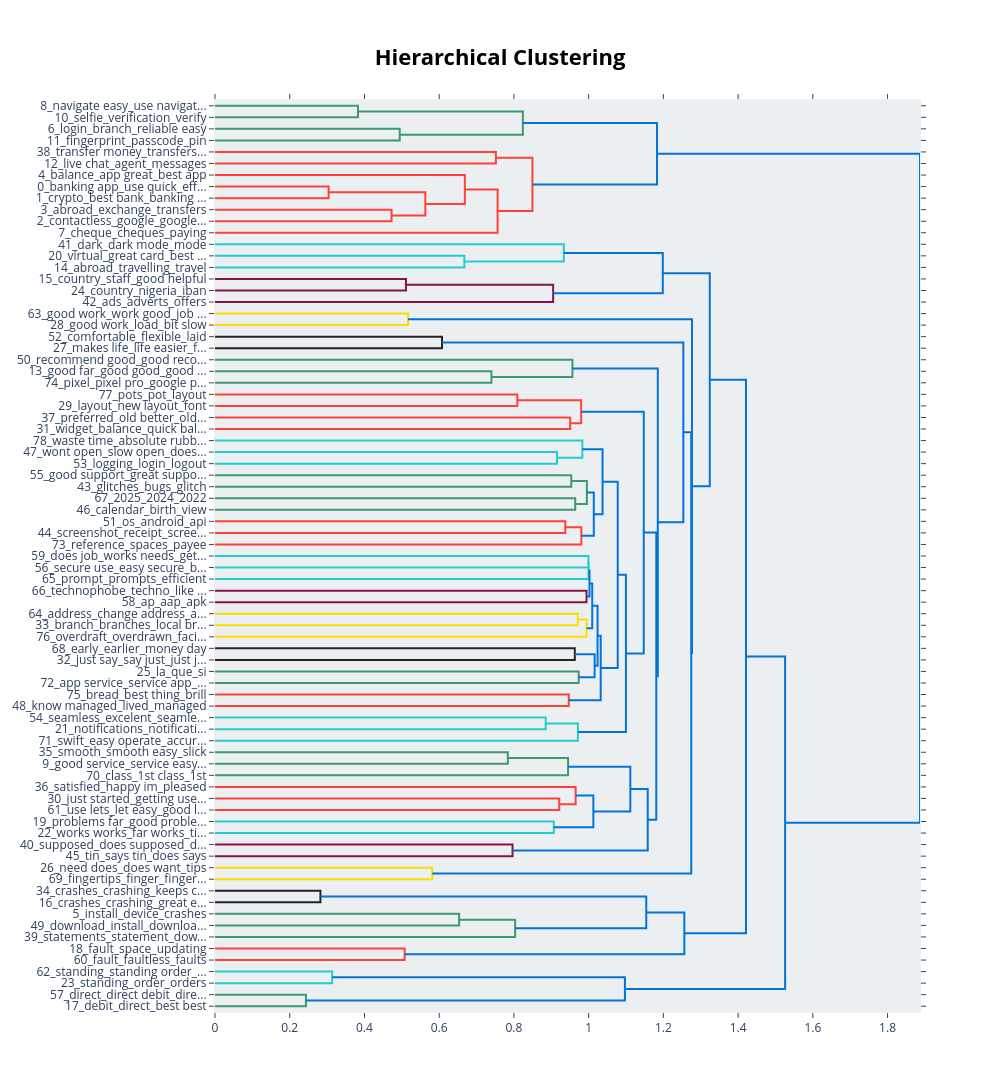

The notebook cell this image was saved under:
### Code cell
# Visualize topics as a hierarchical tree
fig = seed_try.visualize_hierarchy()
fig.show()

### Figure 1 — Plotly figure (JSON) as saved in the notebook; plotly's stock layout.template omitted (floating-point values rounded to 4 significant figures)
{"data": [{"hoverinfo": "text", "marker": {"color": "rgb(61,153,112)"}, "mode": "lines", "type": "scatter", "x": [0.0, 0.3827, 0.3827, 0.0], "xaxis": "x", "y": [-5.0, -5.0, -15.0, -15.0], "yaxis": "y"}, {"hoverinfo": "text", "marker": {"color": "rgb(61,153,112)"}, "mode": "lines", "type": "scatter", "x": [0.0, 0.4943, 0.4943, 0.0], "xaxis": "x", "y": [-25.0, -25.0, -35.0, -35.0], "yaxis": "y"}, {"hoverinfo": "text", "marker": {"color": "rgb(61,153,112)"}, "mode": "lines", "type": "scatter", "x": [0.3827, 0.8239, 0.8239, 0.4943], "xaxis": "x", "y": [-10.0, -10.0, -30.0, -30.0], "yaxis": "y"}, {"hoverinfo": "text", "marker": {"color": "rgb(255,65,54)"}, "mode": "lines", "type": "scatter", "x": [0.0, 0.7517, 0.7517, 0.0], "xaxis": "x", "y": [-45.0, -45.0, -55.0, -55.0], "yaxis": "y"}, {"hoverinfo": "text", "marker": {"color": "rgb(255,65,54)"}, "mode": "lines", "type": "scatter", "x": [0.0, 0.3041, 0.3041, 0.0], "xaxis": "x", "y": [-75.0, -75.0, -85.0, -85.0], "yaxis": "y"}, {"hoverinfo": "text", "marker": {"color": "rgb(255,65,54)"}, "mode": "lines", "type": "scatter", "x": [0.0, 0.4725, 0.4725, 0.0], "xaxis": "x", "y": [-95.0, -95.0, -105.0, -105.0], "yaxis": "y"}, {"hoverinfo": "text", "marker": {"color": "rgb(255,65,54)"}, "mode": "lines", "type": "scatter", "x": [0.3041, 0.5629, 0.5629, 0.4725], "xaxis": "x", "y": [-80.0, -80.0, -100.0, -100.0], "yaxis": "y"}, {"hoverinfo": "text", "marker": {"color": "rgb(255,65,54)"}, "mode": "lines", "type": "scatter", "x": [0.0, 0.6687, 0.6687, 0.5629], "xaxis": "x", "y": [-65.0, -65.0, -90.0, -90.0], "yaxis": "y"}, {"hoverinfo": "text", "marker": {"color": "rgb(255,65,54)"}, "mode": "lines", "type": "scatter", "x": [0.6687, 0.7563, 0.7563, 0.0], "xaxis": "x", "y": [-77.5, -77.5, -115.0, -115.0], "yaxis": "y"}, {"hoverinfo": "text", "marker": {"color": "rgb(255,65,54)"}, "mode": "lines", "type": "scatter", "x": [0.7517, 0.8496, 0.8496, 0.7563], "xaxis": "x", "y": [-50.0, -50.0, -96.25, -96.25], "yaxis": "y"}, {"hoverinfo": "text", "marker": {"color": "rgb(0,116,217)"}, "mode": "lines", "type": "scatter", "x": [0.8239, 1.183, 1.183, 0.8496], "xaxis": "x", "y": [-20.0, -20.0, -73.12, -73.12], "yaxis": "y"}, {"hoverinfo": "text", "marker": {"color": "rgb(35,205,205)"}, "mode": "lines", "type": "scatter", "x": [0.0, 0.6673, 0.6673, 0.0], "xaxis": "x", "y": [-135.0, -135.0, -145.0, -145.0], "yaxis": "y"}, {"hoverinfo": "text", "marker": {"color": "rgb(35,205,205)"}, "mode": "lines", "type": "scatter", "x": [0.0, 0.9336, 0.9336, 0.6673], "xaxis": "x", "y": [-125.0, -125.0, -140.0, -140.0], "yaxis": "y"}, {"hoverinfo": "text", "marker": {"color": "rgb(133,20,75)"}, "mode": "lines", "type": "scatter", "x": [0.0, 0.5111, 0.5111, 0.0], "xaxis": "x", "y": [-155.0, -155.0, -165.0, -165.0], "yaxis": "y"}, {"hoverinfo": "text", "marker": {"color": "rgb(133,20,75)"}, "mode": "lines", "type": "scatter", "x": [0.5111, 0.905, 0.905, 0.0], "xaxis": "x", "y": [-160.0, -160.0, -175.0, -175.0], "yaxis": "y"}, {"hoverinfo": "text", "marker": {"color": "rgb(0,116,217)"}, "mode": "lines", "type": "scatter", "x": [0.9336, 1.198, 1.198, 0.905], "xaxis": "x", "y": [-132.5, -132.5, -167.5, -167.5], "yaxis": "y"}, {"hoverinfo": "text", "marker": {"color": "rgb(255,220,0)"}, "mode": "lines", "type": "scatter", "x": [0.0, 0.5166, 0.5166, 0.0], "xaxis": "x", "y": [-185.0, -185.0, -195.0, -195.0], "yaxis": "y"}, {"hoverinfo": "text", "marker": {"color": "rgb(40,35,35)"}, "mode": "lines", "type": "scatter", "x": [0.0, 0.6076, 0.6076, 0.0], "xaxis": "x", "y": [-205.0, -205.0, -215.0, -215.0], "yaxis": "y"}, {"hoverinfo": "text", "marker": {"color": "rgb(61,153,112)"}, "mode": "lines", "type": "scatter", "x": [0.0, 0.7398, 0.7398, 0.0], "xaxis": "x", "y": [-235.0, -235.0, -245.0, -245.0], "yaxis": "y"}, {"hoverinfo": "text", "marker": {"color": "rgb(61,153,112)"}, "mode": "lines", "type": "scatter", "x": [0.0, 0.9566, 0.9566, 0.7398], "xaxis": "x", "y": [-225.0, -225.0, -240.0, -240.0], "yaxis": "y"}, {"hoverinfo": "text", "marker": {"color": "rgb(255,65,54)"}, "mode": "lines", "type": "scatter", "x": [0.0, 0.809, 0.809, 0.0], "xaxis": "x", "y": [-255.0, -255.0, -265.0, -265.0], "yaxis": "y"}, {"hoverinfo": "text", "marker": {"color": "rgb(255,65,54)"}, "mode": "lines", "type": "scatter", "x": [0.0, 0.9506, 0.9506, 0.0], "xaxis": "x", "y": [-275.0, -275.0, -285.0, -285.0], "yaxis": "y"}, {"hoverinfo": "text", "marker": {"color": "rgb(255,65,54)"}, "mode": "lines", "type": "scatter", "x": [0.809, 0.98, 0.98, 0.9506], "xaxis": "x", "y": [-260.0, -260.0, -280.0, -280.0], "yaxis": "y"}, {"hoverinfo": "text", "marker": {"color": "rgb(35,205,205)"}, "mode": "lines", "type": "scatter", "x": [0.0, 0.9153, 0.9153, 0.0], "xaxis": "x", "y": [-305.0, -305.0, -315.0, -315.0], "yaxis": "y"}, {"hoverinfo": "text", "marker": {"color": "rgb(35,205,205)"}, "mode": "lines", "type": "scatter", "x": [0.0, 0.9832, 0.9832, 0.9153], "xaxis": "x", "y": [-295.0, -295.0, -310.0, -310.0], "yaxis": "y"}, {"hoverinfo": "text", "marker": {"color": "rgb(61,153,112)"}, "mode": "lines", "type": "scatter", "x": [0.0, 0.9534, 0.9534, 0.0], "xaxis": "x", "y": [-325.0, -325.0, -335.0, -335.0], "yaxis": "y"}, {"hoverinfo": "text", "marker": {"color": "rgb(61,153,112)"}, "mode": "lines", "type": "scatter", "x": [0.0, 0.9641, 0.9641, 0.0], "xaxis": "x", "y": [-345.0, -345.0, -355.0, -355.0], "yaxis": "y"}, {"hoverinfo": "text", "marker": {"color": "rgb(61,153,112)"}, "mode": "lines", "type": "scatter", "x": [0.9534, 0.9953, 0.9953, 0.9641], "xaxis": "x", "y": [-330.0, -330.0, -350.0, -350.0], "yaxis": "y"}, {"hoverinfo": "text", "marker": {"color": "rgb(255,65,54)"}, "mode": "lines", "type": "scatter", "x": [0.0, 0.9376, 0.9376, 0.0], "xaxis": "x", "y": [-365.0, -365.0, -375.0, -375.0], "yaxis": "y"}, {"hoverinfo": "text", "marker": {"color": "rgb(255,65,54)"}, "mode": "lines", "type": "scatter", "x": [0.9376, 0.9805, 0.9805, 0.0], "xaxis": "x", "y": [-370.0, -370.0, -385.0, -385.0], "yaxis": "y"}, {"hoverinfo": "text", "marker": {"color": "rgb(0,116,217)"}, "mode": "lines", "type": "scatter", "x": [0.9953, 1.014, 1.014, 0.9805], "xaxis": "x", "y": [-340.0, -340.0, -377.5, -377.5], "yaxis": "y"}, {"hoverinfo": "text", "marker": {"color": "rgb(0,116,217)"}, "mode": "lines", "type": "scatter", "x": [0.9832, 1.037, 1.037, 1.014], "xaxis": "x", "y": [-302.5, -302.5, -358.8, -358.8], "yaxis": "y"}, {"hoverinfo": "text", "marker": {"color": "rgb(35,205,205)"}, "mode": "lines", "type": "scatter", "x": [0.0, 0.9995, 0.9995, 0.0], "xaxis": "x", "y": [-395.0, -395.0, -405.0, -405.0], "yaxis": "y"}, {"hoverinfo": "text", "marker": {"color": "rgb(35,205,205)"}, "mode": "lines", "type": "scatter", "x": [0.9995, 0.9998, 0.9998, 0.0], "xaxis": "x", "y": [-400.0, -400.0, -415.0, -415.0], "yaxis": "y"}, {"hoverinfo": "text", "marker": {"color": "rgb(133,20,75)"}, "mode": "lines", "type": "scatter", "x": [0.0, 0.9943, 0.9943, 0.0], "xaxis": "x", "y": [-425.0, -425.0, -435.0, -435.0], "yaxis": "y"}, {"hoverinfo": "text", "marker": {"color": "rgb(0,116,217)"}, "mode": "lines", "type": "scatter", "x": [0.9998, 1.002, 1.002, 0.9943], "xaxis": "x", "y": [-407.5, -407.5, -430.0, -430.0], "yaxis": "y"}, {"hoverinfo": "text", "marker": {"color": "rgb(255,220,0)"}, "mode": "lines", "type": "scatter", "x": [0.0, 0.971, 0.971, 0.0], "xaxis": "x", "y": [-445.0, -445.0, -455.0, -455.0], "yaxis": "y"}, {"hoverinfo": "text", "marker": {"color": "rgb(255,220,0)"}, "mode": "lines", "type": "scatter", "x": [0.971, 0.9945, 0.9945, 0.0], "xaxis": "x", "y": [-450.0, -450.0, -465.0, -465.0], "yaxis": "y"}, {"hoverinfo": "text", "marker": {"color": "rgb(0,116,217)"}, "mode": "lines", "type": "scatter", "x": [1.002, 1.01, 1.01, 0.9945], "xaxis": "x", "y": [-418.8, -418.8, -457.5, -457.5], "yaxis": "y"}, {"hoverinfo": "text", "marker": {"color": "rgb(40,35,35)"}, "mode": "lines", "type": "scatter", "x": [0.0, 0.963, 0.963, 0.0], "xaxis": "x", "y": [-475.0, -475.0, -485.0, -485.0], "yaxis": "y"}, {"hoverinfo": "text", "marker": {"color": "rgb(61,153,112)"}, "mode": "lines", "type": "scatter", "x": [0.0, 0.9734, 0.9734, 0.0], "xaxis": "x", "y": [-495.0, -495.0, -505.0, -505.0], "yaxis": "y"}, {"hoverinfo": "text", "marker": {"color": "rgb(0,116,217)"}, "mode": "lines", "type": "scatter", "x": [0.963, 1.016, 1.016, 0.9734], "xaxis": "x", "y": [-480.0, -480.0, -500.0, -500.0], "yaxis": "y"}, {"hoverinfo": "text", "marker": {"color": "rgb(0,116,217)"}, "mode": "lines", "type": "scatter", "x": [1.01, 1.024, 1.024, 1.016], "xaxis": "x", "y": [-438.1, -438.1, -490.0, -490.0], "yaxis": "y"}, {"hoverinfo": "text", "marker": {"color": "rgb(255,65,54)"}, "mode": "lines", "type": "scatter", "x": [0.0, 0.9468, 0.9468, 0.0], "xaxis": "x", "y": [-515.0, -515.0, -525.0, -525.0], "yaxis": "y"}, {"hoverinfo": "text", "marker": {"color": "rgb(0,116,217)"}, "mode": "lines", "type": "scatter", "x": [1.024, 1.032, 1.032, 0.9468], "xaxis": "x", "y": [-464.1, -464.1, -520.0, -520.0], "yaxis": "y"}, {"hoverinfo": "text", "marker": {"color": "rgb(0,116,217)"}, "mode": "lines", "type": "scatter", "x": [1.037, 1.078, 1.078, 1.032], "xaxis": "x", "y": [-330.6, -330.6, -492.0, -492.0], "yaxis": "y"}, {"hoverinfo": "text", "marker": {"color": "rgb(35,205,205)"}, "mode": "lines", "type": "scatter", "x": [0.0, 0.8852, 0.8852, 0.0], "xaxis": "x", "y": [-535.0, -535.0, -545.0, -545.0], "yaxis": "y"}, {"hoverinfo": "text", "marker": {"color": "rgb(35,205,205)"}, "mode": "lines", "type": "scatter", "x": [0.8852, 0.9712, 0.9712, 0.0], "xaxis": "x", "y": [-540.0, -540.0, -555.0, -555.0], "yaxis": "y"}, {"hoverinfo": "text", "marker": {"color": "rgb(0,116,217)"}, "mode": "lines", "type": "scatter", "x": [1.078, 1.1, 1.1, 0.9712], "xaxis": "x", "y": [-411.3, -411.3, -547.5, -547.5], "yaxis": "y"}, {"hoverinfo": "text", "marker": {"color": "rgb(0,116,217)"}, "mode": "lines", "type": "scatter", "x": [0.98, 1.148, 1.148, 1.1], "xaxis": "x", "y": [-270.0, -270.0, -479.4, -479.4], "yaxis": "y"}, {"hoverinfo": "text", "marker": {"color": "rgb(61,153,112)"}, "mode": "lines", "type": "scatter", "x": [0.0, 0.7836, 0.7836, 0.0], "xaxis": "x", "y": [-565.0, -565.0, -575.0, -575.0], "yaxis": "y"}, {"hoverinfo": "text", "marker": {"color": "rgb(61,153,112)"}, "mode": "lines", "type": "scatter", "x": [0.7836, 0.945, 0.945, 0.0], "xaxis": "x", "y": [-570.0, -570.0, -585.0, -585.0], "yaxis": "y"}, {"hoverinfo": "text", "marker": {"color": "rgb(255,65,54)"}, "mode": "lines", "type": "scatter", "x": [0.0, 0.9213, 0.9213, 0.0], "xaxis": "x", "y": [-605.0, -605.0, -615.0, -615.0], "yaxis": "y"}, {"hoverinfo": "text", "marker": {"color": "rgb(255,65,54)"}, "mode": "lines", "type": "scatter", "x": [0.0, 0.9652, 0.9652, 0.9213], "xaxis": "x", "y": [-595.0, -595.0, -610.0, -610.0], "yaxis": "y"}, {"hoverinfo": "text", "marker": {"color": "rgb(35,205,205)"}, "mode": "lines", "type": "scatter", "x": [0.0, 0.9067, 0.9067, 0.0], "xaxis": "x", "y": [-625.0, -625.0, -635.0, -635.0], "yaxis": "y"}, {"hoverinfo": "text", "marker": {"color": "rgb(0,116,217)"}, "mode": "lines", "type": "scatter", "x": [0.9652, 1.013, 1.013, 0.9067], "xaxis": "x", "y": [-602.5, -602.5, -630.0, -630.0], "yaxis": "y"}, {"hoverinfo": "text", "marker": {"color": "rgb(0,116,217)"}, "mode": "lines", "type": "scatter", "x": [0.945, 1.112, 1.112, 1.013], "xaxis": "x", "y": [-577.5, -577.5, -616.2, -616.2], "yaxis": "y"}, {"hoverinfo": "text", "marker": {"color": "rgb(133,20,75)"}, "mode": "lines", "type": "scatter", "x": [0.0, 0.7964, 0.7964, 0.0], "xaxis": "x", "y": [-645.0, -645.0, -655.0, -655.0], "yaxis": "y"}, {"hoverinfo": "text", "marker": {"color": "rgb(0,116,217)"}, "mode": "lines", "type": "scatter", "x": [1.112, 1.158, 1.158, 0.7964], "xaxis": "x", "y": [-596.9, -596.9, -650.0, -650.0], "yaxis": "y"}, {"hoverinfo": "text", "marker": {"color": "rgb(0,116,217)"}, "mode": "lines", "type": "scatter", "x": [1.148, 1.181, 1.181, 1.158], "xaxis": "x", "y": [-374.7, -374.7, -623.4, -623.4], "yaxis": "y"}, {"hoverinfo": "text", "marker": {"color": "rgb(0,116,217)"}, "mode": "lines", "type": "scatter", "x": [0.9566, 1.185, 1.185, 1.181], "xaxis": "x", "y": [-232.5, -232.5, -499.1, -499.1], "yaxis": "y"}, {"hoverinfo": "text", "marker": {"color": "rgb(0,116,217)"}, "mode": "lines", "type": "scatter", "x": [0.6076, 1.253, 1.253, 1.185], "xaxis": "x", "y": [-210.0, -210.0, -365.8, -365.8], "yaxis": "y"}, {"hoverinfo": "text", "marker": {"color": "rgb(255,220,0)"}, "mode": "lines", "type": "scatter", "x": [0.0, 0.5815, 0.5815, 0.0], "xaxis": "x", "y": [-665.0, -665.0, -675.0, -675.0], "yaxis": "y"}, {"hoverinfo": "text", "marker": {"color": "rgb(0,116,217)"}, "mode": "lines", "type": "scatter", "x": [1.253, 1.275, 1.275, 0.5815], "xaxis": "x", "y": [-287.9, -287.9, -670.0, -670.0], "yaxis": "y"}, {"hoverinfo": "text", "marker": {"color": "rgb(0,116,217)"}, "mode": "lines", "type": "scatter", "x": [0.5166, 1.277, 1.277, 1.275], "xaxis": "x", "y": [-190.0, -190.0, -478.9, -478.9], "yaxis": "y"}, {"hoverinfo": "text", "marker": {"color": "rgb(0,116,217)"}, "mode": "lines", "type": "scatter", "x": [1.198, 1.324, 1.324, 1.277], "xaxis": "x", "y": [-150.0, -150.0, -334.5, -334.5], "yaxis": "y"}, {"hoverinfo": "text", "marker": {"color": "rgb(40,35,35)"}, "mode": "lines", "type": "scatter", "x": [0.0, 0.2822, 0.2822, 0.0], "xaxis": "x", "y": [-685.0, -685.0, -695.0, -695.0], "yaxis": "y"}, {"hoverinfo": "text", "marker": {"color": "rgb(61,153,112)"}, "mode": "lines", "type": "scatter", "x": [0.0, 0.6533, 0.6533, 0.0], "xaxis": "x", "y": [-705.0, -705.0, -715.0, -715.0], "yaxis": "y"}, {"hoverinfo": "text", "marker": {"color": "rgb(61,153,112)"}, "mode": "lines", "type": "scatter", "x": [0.6533, 0.8033, 0.8033, 0.0], "xaxis": "x", "y": [-710.0, -710.0, -725.0, -725.0], "yaxis": "y"}, {"hoverinfo": "text", "marker": {"color": "rgb(0,116,217)"}, "mode": "lines", "type": "scatter", "x": [0.2822, 1.154, 1.154, 0.8033], "xaxis": "x", "y": [-690.0, -690.0, -717.5, -717.5], "yaxis": "y"}, {"hoverinfo": "text", "marker": {"color": "rgb(255,65,54)"}, "mode": "lines", "type": "scatter", "x": [0.0, 0.5077, 0.5077, 0.0], "xaxis": "x", "y": [-735.0, -735.0, -745.0, -745.0], "yaxis": "y"}, {"hoverinfo": "text", "marker": {"color": "rgb(0,116,217)"}, "mode": "lines", "type": "scatter", "x": [1.154, 1.256, 1.256, 0.5077], "xaxis": "x", "y": [-703.8, -703.8, -740.0, -740.0], "yaxis": "y"}, {"hoverinfo": "text", "marker": {"color": "rgb(0,116,217)"}, "mode": "lines", "type": "scatter", "x": [1.324, 1.421, 1.421, 1.256], "xaxis": "x", "y": [-242.2, -242.2, -721.9, -721.9], "yaxis": "y"}, {"hoverinfo": "text", "marker": {"color": "rgb(35,205,205)"}, "mode": "lines", "type": "scatter", "x": [0.0, 0.3136, 0.3136, 0.0], "xaxis": "x", "y": [-755.0, -755.0, -765.0, -765.0], "yaxis": "y"}, {"hoverinfo": "text", "marker": {"color": "rgb(61,153,112)"}, "mode": "lines", "type": "scatter", "x": [0.0, 0.2434, 0.2434, 0.0], "xaxis": "x", "y": [-775.0, -775.0, -785.0, -785.0], "yaxis": "y"}, {"hoverinfo": "text", "marker": {"color": "rgb(0,116,217)"}, "mode": "lines", "type": "scatter", "x": [0.3136, 1.097, 1.097, 0.2434], "xaxis": "x", "y": [-760.0, -760.0, -780.0, -780.0], "yaxis": "y"}, {"hoverinfo": "text", "marker": {"color": "rgb(0,116,217)"}, "mode": "lines", "type": "scatter", "x": [1.421, 1.526, 1.526, 1.097], "xaxis": "x", "y": [-482.1, -482.1, -770.0, -770.0], "yaxis": "y"}, {"hoverinfo": "text", "marker": {"color": "rgb(0,116,217)"}, "mode": "lines", "type": "scatter", "x": [1.183, 1.887, 1.887, 1.526], "xaxis": "x", "y": [-46.56, -46.56, -626.0, -626.0], "yaxis": "y"}], "layout": {"autosize": false, "height": 1385, "hoverlabel": {"bgcolor": "white", "font": {"family": "Rockwell", "size": 16}}, "hovermode": "closest", "plot_bgcolor": "#ECEFF1", "showlegend": false, "title": {"font": {"color": "Black", "size": 22}, "text": "<b>Hierarchical Clustering</b>", "x": 0.5, "xanchor": "center", "yanchor": "top"}, "width": 1000, "xaxis": {"mirror": "allticks", "rangemode": "tozero", "showgrid": false, "showline": true, "showticklabels": true, "ticks": "outside", "type": "linear", "zeroline": false}, "yaxis": {"mirror": "allticks", "range": [-790, 0], "rangemode": "tozero", "showgrid": false, "showline": true, "showticklabels": true, "tickmode": "array", "ticks": "outside", "ticktext": ["8_navigate easy_use navigat...", "10_selfie_verification_verify", "6_login_branch_reliable easy", "11_fingerprint_passcode_pin", "38_transfer money_transfers...", "12_live chat_agent_messages", "4_balance_app great_best app", "0_banking app_use quick_eff...", "1_crypto_best bank_banking ...", "3_abroad_exchange_transfers", "2_contactless_google_google...", "7_cheque_cheques_paying", "41_dark_dark mode_mode", "20_virtual_great card_best ...", "14_abroad_travelling_travel", "15_country_staff_good helpful", "24_country_nigeria_iban", "42_ads_adverts_offers", "63_good work_work good_job ...", "28_good work_load_bit slow", "52_comfortable_flexible_laid", "27_makes life_life easier_f...", "50_recommend good_good reco...", "13_good far_good good_good ...", "74_pixel_pixel pro_google p...", "77_pots_pot_layout", "29_layout_new layout_font", "37_preferred_old better_old...", "31_widget_balance_quick bal...", "78_waste time_absolute rubb...", "47_wont open_slow open_does...", "53_logging_login_logout", "55_good support_great suppo...", "43_glitches_bugs_glitch", "67_2025_2024_2022", "46_calendar_birth_view", "51_os_android_api", "44_screenshot_receipt_scree...", "73_reference_spaces_payee", "59_does job_works needs_get...", "56_secure use_easy secure_b...", "65_prompt_prompts_efficient", "66_technophobe_techno_like ...", "58_ap_aap_apk", "64_address_change address_a...", "33_branch_branches_local br...", "76_overdraft_overdrawn_faci...", "68_early_earlier_money day", "32_just say_say just_just j...", "25_la_que_si", "72_app service_service app_...", "75_bread_best thing_brill", "48_know managed_lived_managed", "54_seamless_excelent_seamle...", "21_notifications_notificati...", "71_swift_easy operate_accur...", "35_smooth_smooth easy_slick", "9_good service_service easy...", "70_class_1st class_1st", "36_satisfied_happy im_pleased", "30_just started_getting use...", "61_use lets_let easy_good l...", "19_problems far_good proble...", "22_works works_far works_ti...", "40_supposed_does supposed_d...", "45_tin_says tin_does says", "26_need does_does want_tips", "69_fingertips_finger_finger...", "34_crashes_crashing_keeps c...", "16_crashes_crashing_great e...", "5_install_device_crashes", "49_download_install_downloa...", "39_statements_statement_dow...", "18_fault_space_updating", "60_fault_faultless_faults", "62_standing_standing order_...", "23_standing_order_orders", "57_direct_direct debit_dire...", "17_debit_direct_best best"], "tickvals": [-5, -15, -25, -35, -45, -55, -65, -75, -85, -95, -105, -115, -125, -135, -145, -155, -165, -175, -185, -195, -205, -215, -225, -235, -245, -255, -265, -275, -285, -295, -305, -315, -325, -335, -345, -355, -365, -375, -385, -395, -405, -415, -425, -435, -445, -455, -465, -475, -485, -495, -505, -515, -525, -535, -545, -555, -565, -575, -585, -595, -605, -615, -625, -635, -645, -655, -665, -675, -685, -695, -705, -715, -725, -735, -745, -755, -765, -775, -785], "type": "linear", "zeroline": false}}}
